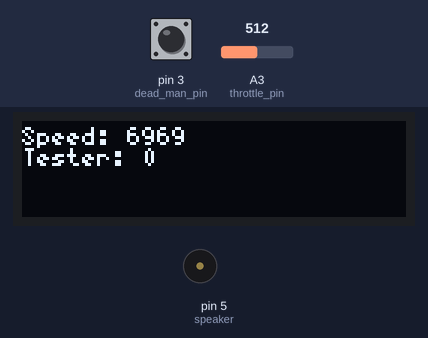
A sketch run on a simulated Arduino Uno, built with avr-gcc and run on an emulated ATmega328P. Parts: 128×32 one-colour display, buzzer (waves = sounding, pin HIGH). The inputs (shaded band) are chosen by the test bench; at power-on: pin 3 (dead_man_pin) HIGH, A3 (throttle_pin) = 512. No radio packets arrive unless stated.

Above: at 2.2 s.
2.3 s: pin 3 (dead_man_pin) pulled LOW for 0.15 s
At 2.43 s:
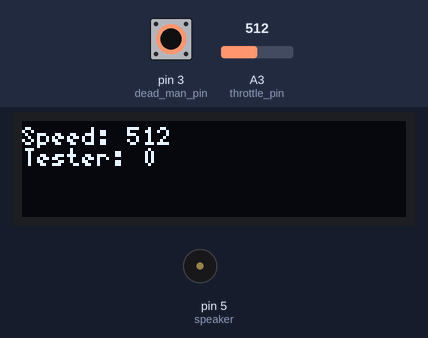
Timing chart, 0 to 5.3 s (numbered marks = the images above; inputs shaded):
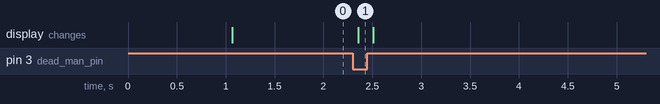

The sketch:

remote_final_V1.ino
```cpp
#include <SPI.h>
#include "RF24.h"
#include <nRF24L01.h>
#include <Arduino.h>
#include <U8g2lib.h>

#ifdef U8X8_HAVE_HW_SPI
#include <SPI.h>
#endif
#ifdef U8X8_HAVE_HW_I2C
#include <Wire.h>
#endif

RF24 myRadio (9, 10); // pins must match

const uint64_t pipe = 0xE8E8F0F0E1LL;

unsigned long lastTransmission; // time of last transmition for keeping in track


// bread board v3 for testing
byte dead_man_pin = 3;
byte speaker = 5;
int throttle_pin = A3; // for bread board v3 using

int failCount; // how many times we were not able to send data (didnt recieve ack)
int throttle;  // speed of board

// structure for data board sends
struct boardData {
//  long fl;
//  long bl;
//  long fr;
//  long br;
//  byte slip;
//  byte eject;
};


long frontLeft = -1;
long backLeft= -1;
long frontRight= -1;
long backRight= -1;
byte slip_code=1;
byte eject_code=1;
int tester_val;

struct boardData data;

U8G2_SSD1306_128X32_UNIVISION_F_HW_I2C u8g2(U8G2_R0);

void setup() {
    u8g2.begin();
    delay(1000);

    // setting pin modes
    pinMode(speaker, OUTPUT);
    pinMode(dead_man_pin, INPUT_PULLUP);

    // starting radio
    myRadio.begin();
    myRadio.setPALevel(RF24_PA_MAX);
    myRadio.enableAckPayload();
    myRadio.enableDynamicPayloads();
    myRadio.openWritingPipe(pipe);
}

// calling functions
void loop() {
    read_remote();
    transmit_to_board();
    read_board_data();
    update_screen();
}


/*
 NAME: read_remote()
 DESCRIPTION: Read values of the controller deadman switch + throttle
 INPUTS: NONE
 OUTPUTS: LED change
 RETURN VALUE: NONE
 IMPACTS ON OTHERS: throttle value
 */
void read_remote(){
    // read the value of POT
    throttle = analogRead(throttle_pin);

    // If dead man is triggered send value of POT
    if (digitalRead(dead_man_pin) == 0){
        throttle = throttle;
    }


    //  otherwise send 512 (the middle val of potentiometer)
    else{
        throttle = 6969; // the val 42069 is intereperated by the board as dead-man is not pressed
    }
}

/*
 NAME: transmit_to_board()
 DESCRIPTION: Sends data to board AND reads ack + payload from board
 INPUTS: NONE
 OUTPUTS: Speaker change
 RETURN VALUE: NONE
 IMPACTS ON OTHERS: failCount, last transmition
 */
void transmit_to_board(){
    // Transmit once every 50 millisecond
    if (millis() - lastTransmission >= 150) {
        lastTransmission = millis();
        boolean sendSuccess = false;
        sendSuccess = myRadio.write(&throttle, sizeof(throttle));

        while (myRadio.isAckPayloadAvailable()) {
            myRadio.read(&tester_val, sizeof(tester_val));
        }

        if (sendSuccess == true){
            failCount = 0;
            sendSuccess = false;
        }

        else{
            ++failCount;
        }

        // check how many failed packets we had
        if (failCount >= 5) {
            eject_code = 0;
        }

        else{
            eject_code = 1;
        }
    }
}


/*
 NAME: read_board_data()
 DESCRIPTION: parsing data board send back
 INPUTS: NONE
 OUTPUTS: Speakers & LEDs could chagne
 RETURN VALUE: NONE
 IMPACTS ON OTHERS: No actual values changed
 */
void read_board_data(){
//    frontLeft = data.fl;
//    frontRight = data.fr;
//    backLeft = data.bl;
//    backRight = data.br;
//    slip_code = data.slip;
//// eject_code = data.eject;
//      tester_val = data.tester;
}


/*
 NAME: read_board_data()
 DESCRIPTION: reads
 INPUTS: NONE
 OUTPUTS: Speaker change
 RETURN VALUE: NONE
 IMPACTS ON OTHERS: failCount, last transmition
 */
void update_screen(){
    u8g2.clearBuffer();          // clear the internal memory
    u8g2.setFont(u8g2_font_5x7_tf); // choose a suitable font
    u8g2.setCursor(0,8);
    u8g2.print("Speed: ");
    u8g2.println(throttle);
    u8g2.setCursor(0,15);
    u8g2.print("Tester: ");
    u8g2.print(tester_val);
//    u8g2.print("Slip: ");
//    u8g2.print(slip_code);
//    u8g2.print("   EJ: ");
//    u8g2.println(eject_code);
//    u8g2.setCursor(0,22);
//    u8g2.print("FL: ");
//    u8g2.print(frontLeft);
//    u8g2.print("   FR: ");
//    u8g2.println(frontRight);
//    u8g2.setCursor(0,30);
//    u8g2.print("BL: ");
//    u8g2.print(backLeft);
//    u8g2.print("   BR: ");
//    u8g2.println(backRight);
    u8g2.sendBuffer();          // transfer internal memory to the display
}
```

Measured:
- after the input at 2.3 s, the display: changes after 0.06 s (image 1)
